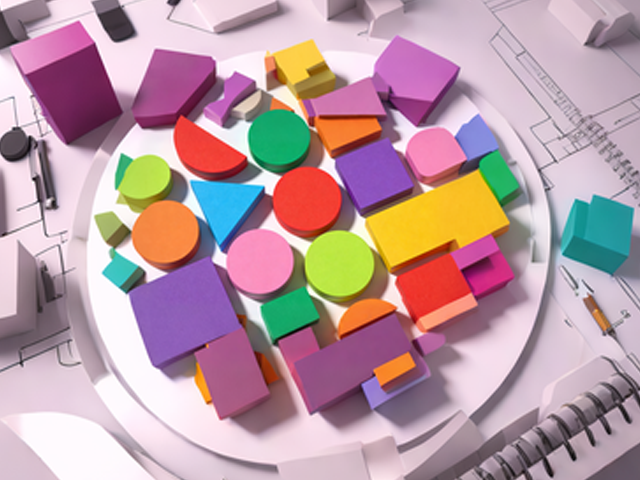
#> input picture data/test001.png, 640 x 480 px
$ python -i color.py   (imports and definitions only)
#> lines starting #> are read from the running program, lines starting #| are printed output that depends on the picture; after the words box and inside, x2 and y2 are one past the last pixel; in counts of white or black regions, pixels touching at a corner belong together
#> further down, picture is the input picture: shape (480, 640, 3); mean B, G, R 162.2, 154.5, 184.9


import cv2
import numpy as np
from typing import List, Dict, Tuple, Optional
import time

class ColorDetector:
    """
    颜色检测器
    检测指定颜色的目标，返回检测结果和掩码
    """

    def __init__(self,
                 target_color: str = "red",
                 min_area: int = 100,
                 confidence_threshold: float = 0.3,
                 enable_morphology: bool = True,
                 morph_kernel_size: int = 5):
        """
        初始化颜色检测器

        Args:
            target_color: 检测的目标颜色 ('red', 'green', 'blue', 'yellow', 'orange', 'purple')
            min_area: 最小检测面积（像素）
            confidence_threshold: 置信度阈值
            enable_morphology: 是否启用形态学优化
            morph_kernel_size: 形态学核大小
        """
#> in detect_from_bgr, `hsv_image = cv2.cvtColor(bgr_image, cv2.COLOR_BGR2HSV)`: hsv_image: shape (480, 640, 3); mean H, S, V 131.5, 77.3, 194.7
        self.target_color = target_color.lower()
        self.min_area = min_area
        self.confidence_threshold = confidence_threshold
        self.enable_morphology = enable_morphology

        # HSV颜色范围
        self.color_ranges = {
            'red': [[[0, 100, 100], [10, 255, 255]],
                   [[160, 100, 100], [180, 255, 255]]],
            'green': [[[40, 100, 100], [80, 255, 255]]],
            'blue': [[[100, 100, 100], [130, 255, 255]]],
            'yellow': [[[20, 100, 100], [40, 255, 255]]],
            'orange': [[[10, 100, 100], [20, 255, 255]]],
            'purple': [[[130, 100, 100], [150, 255, 255]]]
        }

        # 形态学核
        if enable_morphology:
            self.morph_kernel = cv2.getStructuringElement(
                cv2.MORPH_ELLIPSE,
                (morph_kernel_size, morph_kernel_size)
            )

        # 统计
        self.total_detections = 0
        self.processing_times = []

    def detect(self, hsv_image: np.ndarray, verbose: bool = True) -> Tuple[List[Dict], np.ndarray]:
        """
        从HSV图像中检测颜色目标

        Args:
            hsv_image: HSV格式的图像
            verbose: 是否输出详细信息

        Returns:
            Tuple[List[Dict], np.ndarray]:
                - 检测结果列表，每个元素是包含目标信息的字典
                - 二值掩码图像，检测到的区域为255
        """
#> called with verbose = True
        start_time = time.time()

        # 1. 检查颜色是否支持
        if self.target_color not in self.color_ranges:
            if verbose:
                print(f"错误: 不支持的颜色 '{self.target_color}'")
            return [], np.zeros(hsv_image.shape[:2], dtype=np.uint8)

        # 2. 创建颜色掩膜
        mask = self._create_color_mask(hsv_image)
#> the loop in _create_color_mask, `for lower, upper in self.color_ranges[self.target_color]:` made 2 passes
#> pass 1, in _create_color_mask, `color_mask = cv2.inRange(hsv_image, lower_np, upper_np)`:
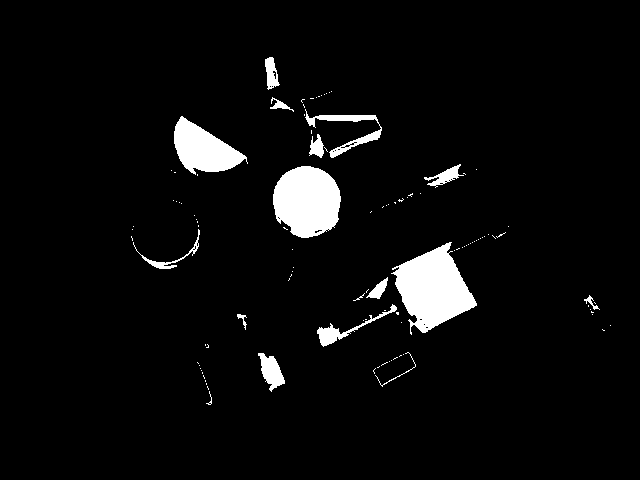
#> color_mask: shape (480, 640); 4.7% white; 111 white regions (95 under 20 px), largest, box (x1, y1, x2, y2) and area: (391, 242, 477, 335) 4414, (273, 166, 341, 238) 3784, (174, 116, 248, 175) 2375
#> pass 2, in _create_color_mask, `color_mask = cv2.inRange(hsv_image, lower_np, upper_np)`:
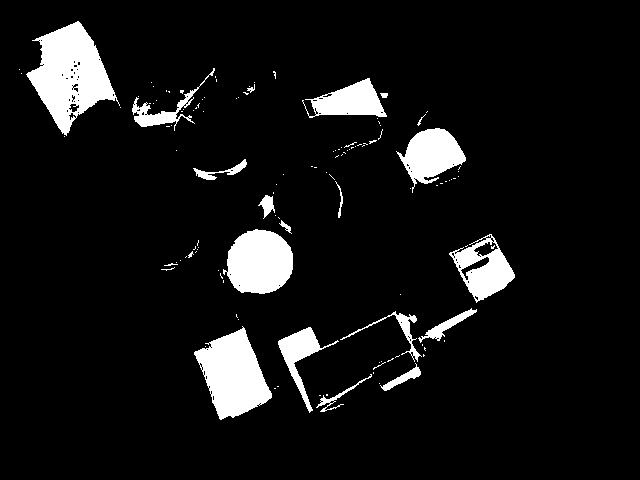
#> color_mask: shape (480, 640); 7.9% white; 126 white regions (107 under 20 px), largest, box (x1, y1, x2, y2) and area: (26, 21, 120, 136) 5472, (194, 326, 272, 420) 4248, (223, 229, 293, 294) 3445
#> pass 2, in _create_color_mask, `mask = cv2.bitwise_or(mask, color_mask)`:
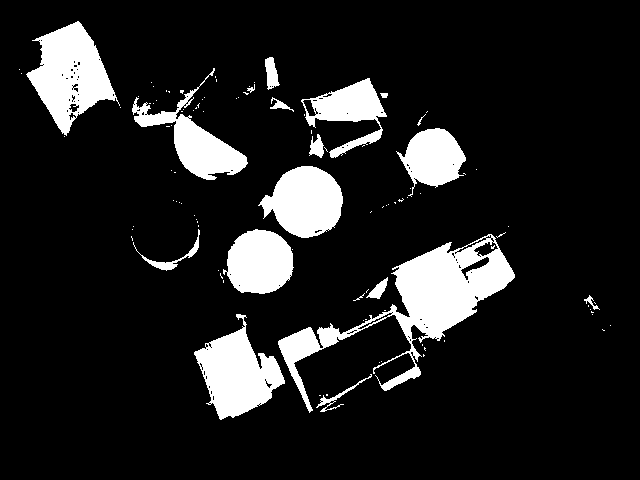
#> mask: shape (480, 640); 12.6% white; 104 white regions (86 under 20 px), largest, box (x1, y1, x2, y2) and area: (278, 234, 515, 413) 9830, (26, 21, 120, 136) 5472, (194, 314, 285, 420) 4918

        # 3. 优化掩膜
        if self.enable_morphology:
            mask = cv2.morphologyEx(mask, cv2.MORPH_OPEN, self.morph_kernel)
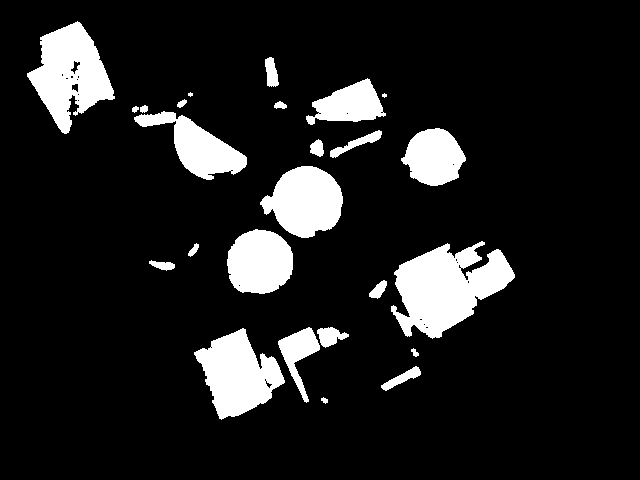
#> mask: shape (480, 640); 11.7% white; 25 white regions (2 under 20 px), largest, box (x1, y1, x2, y2) and area: (391, 241, 515, 339) 7036, (27, 21, 115, 134) 5307, (194, 328, 285, 420) 4739
            mask = cv2.morphologyEx(mask, cv2.MORPH_CLOSE, self.morph_kernel)
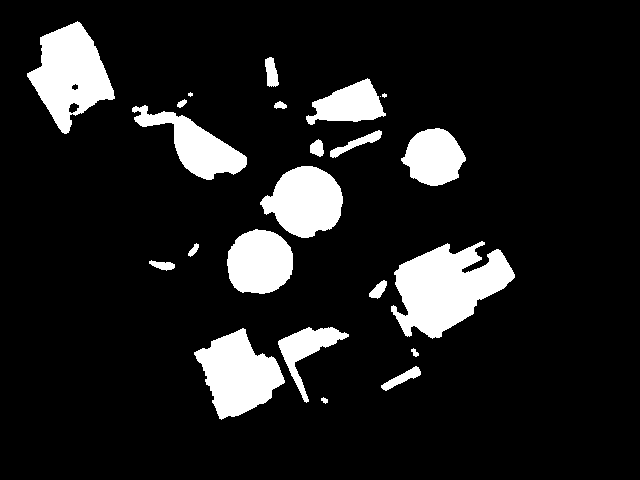
#> mask: shape (480, 640); 11.9% white; 23 white regions (3 under 20 px)

        # 4. 查找轮廓
        contours, _ = cv2.findContours(mask, cv2.RETR_EXTERNAL, cv2.CHAIN_APPROX_SIMPLE)
#> contours = 23 contours, 3 with area under 20; largest, box (x1, y1, x2, y2) and area: (391, 241, 515, 339) 6892, (27, 21, 115, 134) 5380, (194, 328, 285, 420) 4666, (260, 166, 343, 238) 3990, (227, 229, 293, 294) 3322

        # 5. 分析轮廓
        detections = []
        for i, cnt in enumerate(contours, 1):
            detection = self._analyze_contour(cnt, i)
            if detection:
                detections.append(detection)
#> this loop made 23 passes
#> (area in _analyze_contour, x in _analyze_contour, y in _analyze_contour, w in _analyze_contour, h in _analyze_contour, angle in _analyze_contour, perimeter in _analyze_contour, circularity in _analyze_contour) on passes 2, 4, 5, 6, 7, 9, 10, 11, 12, 13, 14, 15: (301.5, 400.4, 378.8, 42.04, 9.84, -26.57, 102.8, 0.358), (4666, 239.7, 371.3, 75.41, 78.73, -23.63, 319.6, 0.574), (1566.5, 303.6, 353.7, 80.12, 57, -58.39, 277.7, 0.255), (162.5, 378.8, 289.6, 22.48, 10.25, -48.81, 56.53, 0.639), (138.5, 161.4, 265.3, 8.37, 25.49, -83.99, 62.04, 0.452), (6892.5, 447.9, 284.2, 125.3, 82.49, -30.26, 538.7, 0.298), (3322, 259.5, 261, 64, 65, -90, 221.3, 0.852), (3990, 306.5, 201.2, 70.6, 73.05, -52.31, 263.8, 0.721), (156, 316.5, 147.5, 17, 13, -90, 50.63, 0.765), (349, 355.6, 143.7, 56.66, 9.19, -22.07, 133.1, 0.248), (2551.5, 432.7, 157.7, 57.58, 58.45, -29.36, 203.2, 0.776), (3126.5, 185.2, 142, 43.54, 126.2, -56.31, 355.9, 0.31)
#> area in _analyze_contour on passes 1, 3, 8, 16, 17: 21, 28.5, 60, 55.5, 40.5
#> after the loop, detections = 12 items

        # 6. 计算处理时间
        processing_time = (time.time() - start_time) * 1000
        self.processing_times.append(processing_time)
        self.total_detections += len(detections)
#> self.total_detections = 12

        # 7. 输出信息
        if verbose:
            self._print_detection_info(detections, processing_time, mask)

        return detections, mask

    def detect_from_bgr(self, bgr_image: np.ndarray, verbose: bool = True) -> Tuple[List[Dict], np.ndarray]:
        """
        从BGR图像中检测颜色目标

        Args:
            bgr_image: BGR格式的图像
            verbose: 是否输出详细信息

        Returns:
            Tuple[List[Dict], np.ndarray]: 检测结果和掩码
        """
        hsv_image = cv2.cvtColor(bgr_image, cv2.COLOR_BGR2HSV)
        return self.detect(hsv_image, verbose)

    def _create_color_mask(self, hsv_image: np.ndarray) -> np.ndarray:
        """创建颜色掩膜"""
        mask = np.zeros(hsv_image.shape[:2], dtype=np.uint8)

        for lower, upper in self.color_ranges[self.target_color]:
            lower_np = np.array(lower, dtype=np.uint8)
            upper_np = np.array(upper, dtype=np.uint8)
            color_mask = cv2.inRange(hsv_image, lower_np, upper_np)
            mask = cv2.bitwise_or(mask, color_mask)

        return mask

    def _analyze_contour(self, contour: np.ndarray, detection_id: int) -> Optional[Dict]:
        """分析单个轮廓"""
        # 计算面积
        area = cv2.contourArea(contour)
        if area < self.min_area:
            return None

        # 计算最小外接矩形
        rect = cv2.minAreaRect(contour)
        (x, y), (w, h), angle = rect

        # 计算周长和圆形度
        perimeter = cv2.arcLength(contour, True)
        if perimeter > 0:
            circularity = 4 * np.pi * area / (perimeter * perimeter)
        else:
            circularity = 0

        # 计算置信度
        confidence = min(circularity, 1.0)
        if confidence < self.confidence_threshold:
            return None

        # 创建检测结果
        return {
            'id': detection_id,
            'color': self.target_color,
            'center_x': float(x),
            'center_y': float(y),
            'width': float(w),
            'height': float(h),
            'area': float(area),
            'aspect_ratio': float(w / h) if h > 0 else 0,
            'circularity': float(circularity),
            'confidence': float(confidence),
            'angle': float(angle)
        }

    def _print_detection_info(self, detections: List[Dict], processing_time: float, mask: np.ndarray):
        """打印检测信息"""
#> called with processing_time = 49.48
        if not detections:
            print(f"未检测到 {self.target_color} 目标")
            print(f"处理时间: {processing_time:.1f}ms")
            print(f"掩码尺寸: {mask.shape}")
            return

        print(f"检测到 {len(detections)} 个 {self.target_color} 目标")
#| 检测到 12 个 red 目标
        print(f"处理时间: {processing_time:.1f}ms")
        print(f"掩码尺寸: {mask.shape}, 非零像素: {cv2.countNonZero(mask)}")
#| 掩码尺寸: (480, 640), 非零像素: 36514
        print("-" * 40)

        for det in detections:
            print(f"  ID:{det['id']} 中心({det['center_x']:.0f},{det['center_y']:.0f}) "
                  f"尺寸:{det['width']:.0f}x{det['height']:.0f} "
                  f"面积:{det['area']:.0f} 置信度:{det['confidence']:.2f}")
#> this loop made 12 passes
#|   ID:2 中心(400,379) 尺寸:42x10 面积:302 置信度:0.36
#|   ID:4 中心(240,371) 尺寸:75x79 面积:4666 置信度:0.57
#|   ID:6 中心(379,290) 尺寸:22x10 面积:162 置信度:0.64
#|   ID:7 中心(161,265) 尺寸:8x25 面积:138 置信度:0.45
#|   ID:10 中心(260,261) 尺寸:64x65 面积:3322 置信度:0.85
#|   ID:11 中心(306,201) 尺寸:71x73 面积:3990 置信度:0.72
#|   ID:12 中心(316,148) 尺寸:17x13 面积:156 置信度:0.76
#|   ID:14 中心(433,158) 尺寸:58x58 面积:2552 置信度:0.78
#> (further printed lines are left out)

    # [48 lines left out: functions get_statistics, reset_statistics, detect_color_with_mask, not called in this run]

>>> import cv2
>>> picture = cv2.imread('../../data/test001.png')
>>> result = ColorDetector().detect_from_bgr(picture)

$ run again, on data/test002.png
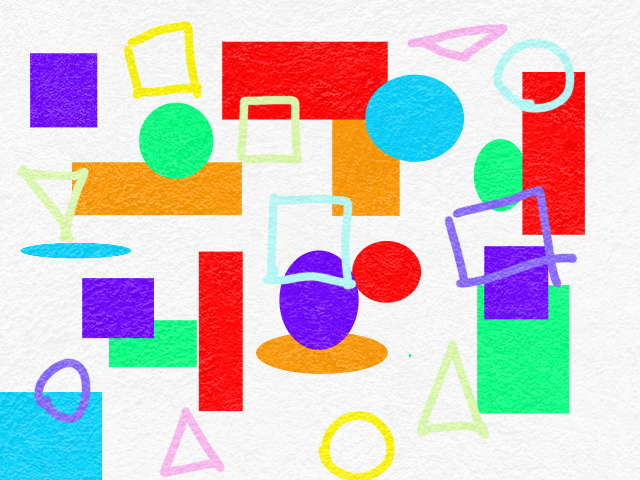
#> input picture data/test002.png, 640 x 480 px
#> picture is the input picture: shape (480, 640, 3); mean B, G, R 199.9, 200.2, 209.5
#> hsv_image: shape (480, 640, 3); mean H, S, V 26.5, 85.6, 247.1
#> the loop in _create_color_mask, `for lower, upper in self.color_ranges[self.target_color]:` made 2 passes
#> pass 1, in _create_color_mask, `color_mask = cv2.inRange(hsv_image, lower_np, upper_np)`:
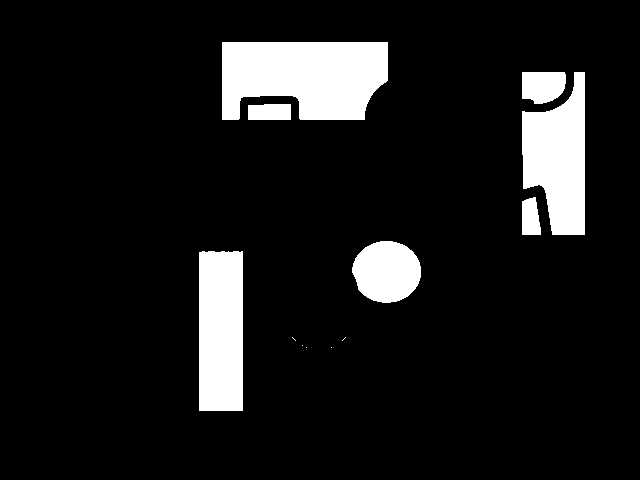
#> color_mask: shape (480, 640); 10.1% white; 12 white regions (5 under 20 px), largest, box (x1, y1, x2, y2) and area: (222, 42, 388, 120) 10921, (522, 72, 585, 235) 7118, (199, 251, 243, 411) 7019
#> pass 2, in _create_color_mask, `mask = cv2.bitwise_or(mask, color_mask)`:
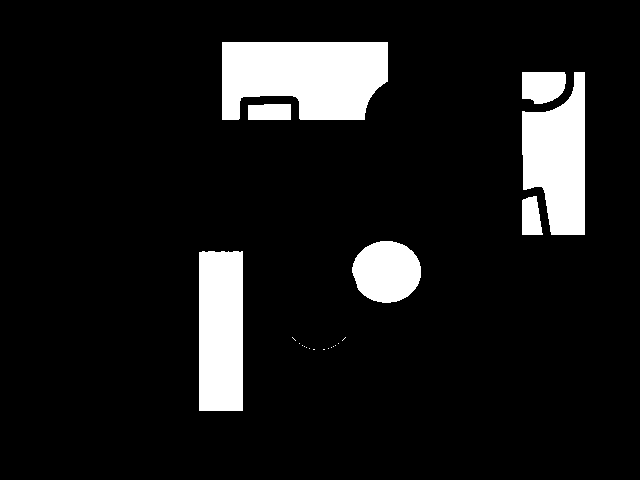
#> mask: shape (480, 640); 10.1% white; 21 white regions (14 under 20 px), largest, box (x1, y1, x2, y2) and area: (222, 42, 388, 120) 10932, (522, 72, 585, 235) 7193, (199, 251, 243, 411) 7019
#> contours = 7 contours; box (x1, y1, x2, y2) and area: (222, 42, 388, 120) 10674, (522, 72, 585, 235) 6973, (199, 251, 243, 411) 6810, (352, 241, 421, 303) 3244, (522, 72, 566, 104) 1139, (248, 104, 291, 120) 608, (522, 196, 542, 235) 607
#> the loop in detect, `for i, cnt in enumerate(contours, 1):` made 7 passes
#> (area in _analyze_contour, rect in _analyze_contour, x in _analyze_contour, y in _analyze_contour, w in _analyze_contour, h in _analyze_contour, perimeter in _analyze_contour, circularity in _analyze_contour) on passes 1 to 5: (6810, ((220.5, 330.5), (159, 43), -90), 220.5, 330.5, 159, 43, 403.8, 0.525), (3244.5, ((386, 271.5), (61, 68), -90), 386, 271.5, 61, 68, 214.1, 0.89), (607, ((531.5, 215), (38, 19), -90), 531.5, 215, 38, 19, 107, 0.667), (608.5, ((269, 111.5), (15, 42), -90), 269, 111.5, 15, 42, 111.1, 0.62), (6973, ((553, 153), (162, 62), -90), 553, 153, 162, 62, 432.6, 0.468)
#> after the loop in detect, `for i, cnt in enumerate(contours, 1):`: detections = 7 items
#> self.total_detections = 7
#| 检测到 7 个 red 目标
#| 掩码尺寸: (480, 640), 非零像素: 30978
#> the loop in _print_detection_info, `for det in detections:` made 7 passes
#|   ID:1 中心(220,330) 尺寸:159x43 面积:6810 置信度:0.52
#|   ID:2 中心(386,272) 尺寸:61x68 面积:3244 置信度:0.89
#|   ID:3 中心(532,215) 尺寸:38x19 面积:607 置信度:0.67
#|   ID:4 中心(269,112) 尺寸:15x42 面积:608 置信度:0.62
#|   ID:5 中心(553,153) 尺寸:162x62 面积:6973 置信度:0.47
#> (further printed lines are left out)

$ run again, on data/test003.png
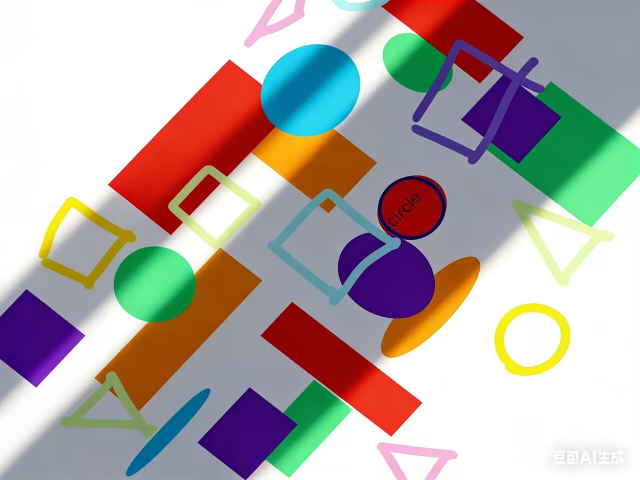
#> input picture data/test003.png, 640 x 480 px
#> picture is the input picture: shape (480, 640, 3); mean B, G, R 165.4, 168.6, 177.4
#> hsv_image: shape (480, 640, 3); mean H, S, V 57.7, 87.5, 201
#> the loop in _create_color_mask, `for lower, upper in self.color_ranges[self.target_color]:` made 2 passes
#> pass 1, in _create_color_mask, `color_mask = cv2.inRange(hsv_image, lower_np, upper_np)`:
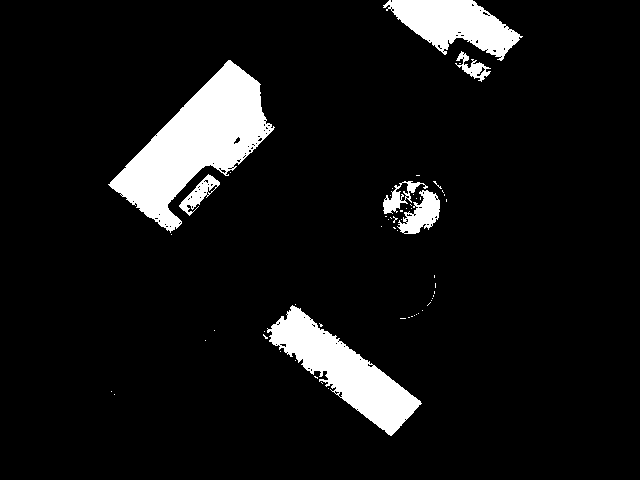
#> color_mask: shape (480, 640); 8.4% white; 59 white regions (52 under 20 px), largest, box (x1, y1, x2, y2) and area: (108, 60, 275, 233) 11684, (267, 305, 422, 436) 6933, (383, 0, 523, 61) 4537
#> in detect, `mask = cv2.morphologyEx(mask, cv2.MORPH_OPEN, self.morph_kernel)`:
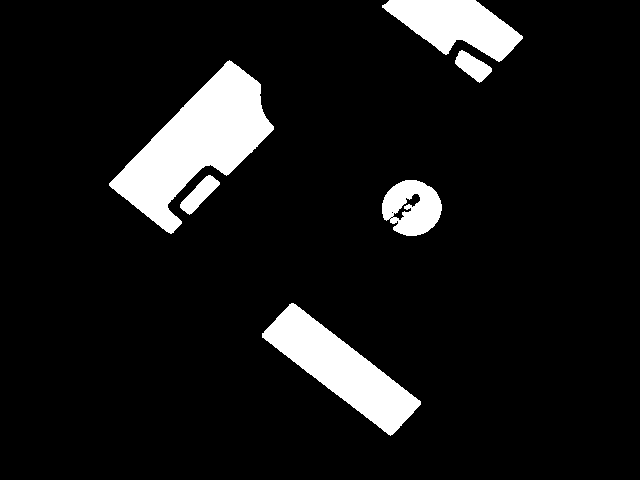
#> mask: shape (480, 640); 9.2% white; 6 white regions, box (x1, y1, x2, y2) and area: (109, 60, 274, 234) 11907, (262, 303, 421, 436) 7635, (382, 0, 523, 62) 4951, (382, 180, 442, 236) 2355, (180, 175, 220, 215) 680, (455, 50, 492, 83) 634
#> contours = 6 contours; box (x1, y1, x2, y2) and area: (109, 60, 274, 234) 11704, (262, 303, 421, 436) 7470, (382, 0, 523, 62) 4808, (382, 180, 442, 236) 2486, (180, 175, 220, 215) 636, (455, 50, 492, 83) 592
#> the loop in detect, `for i, cnt in enumerate(contours, 1):` made 6 passes
#> (area in _analyze_contour, x in _analyze_contour, y in _analyze_contour, w in _analyze_contour, h in _analyze_contour, angle in _analyze_contour, perimeter in _analyze_contour, circularity in _analyze_contour) on passes 1 to 6: (7469.5, 340.8, 368.7, 46.61, 168.4, -52.31, 433, 0.501), (2486, 411.5, 207.5, 56.57, 56.57, -45, 193.3, 0.836), (636, 198.9, 194, 45.18, 15.26, -46.33, 115, 0.604), (11704.5, 198.4, 148.1, 177.9, 80.94, -45.67, 539.5, 0.505), (591.5, 471.9, 64.99, 19.21, 37.56, -52.43, 105, 0.675), (4808, 452.3, 21.14, 62.23, 132.1, -53.47, 350, 0.493)
#> after the loop in detect, `for i, cnt in enumerate(contours, 1):`: detections = 6 items
#> self.total_detections = 6
#| 检测到 6 个 red 目标
#| 掩码尺寸: (480, 640), 非零像素: 28244
#> the loop in _print_detection_info, `for det in detections:` made 6 passes
#|   ID:1 中心(341,369) 尺寸:47x168 面积:7470 置信度:0.50
#|   ID:2 中心(412,208) 尺寸:57x57 面积:2486 置信度:0.84
#|   ID:3 中心(199,194) 尺寸:45x15 面积:636 置信度:0.60
#|   ID:4 中心(198,148) 尺寸:178x81 面积:11704 置信度:0.51
#|   ID:5 中心(472,65) 尺寸:19x38 面积:592 置信度:0.67
#> (further printed lines are left out)
